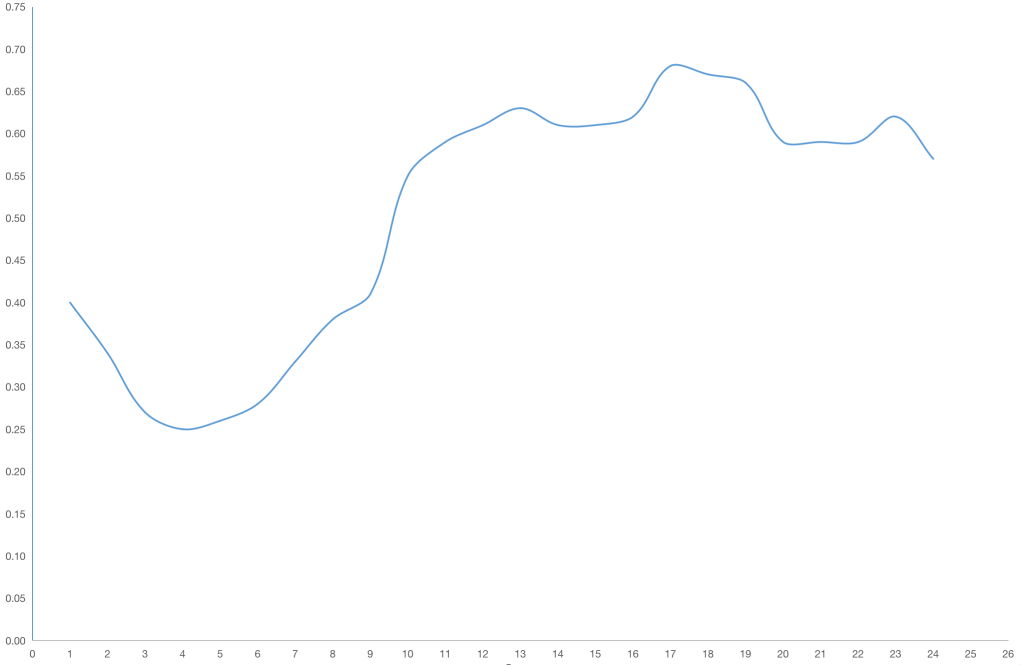
%> input picture test.jpg, 2040 x 1330 px (shown at 1/2 size)
$ octave p2t_v1.m   (GNU Octave 9; MATLAB toolbox functions it lacks are replaced by stand-ins)
%> lines starting %> are read from the running program, lines starting %| are printed output that depends on the picture
% 从图片中选择并导入
[filename, filepath] = uigetfile({'*.jpg;*.jpeg;*.png;*.bmp', 'Image Files (*.jpg,*.jpeg,*.png,*.bmp)'}, 'Select Image File');
%> the answer given: test.jpg
img = imread(fullfile(filepath, filename));
%> img is the input picture: size 1330x2040x3 uint8; mean R, G, B 253.9, 254.2, 254.4

% 转换为灰度图像
gray_img = rgb2gray(img);

% 边缘检测
edge_img = edge(gray_img,'Canny');
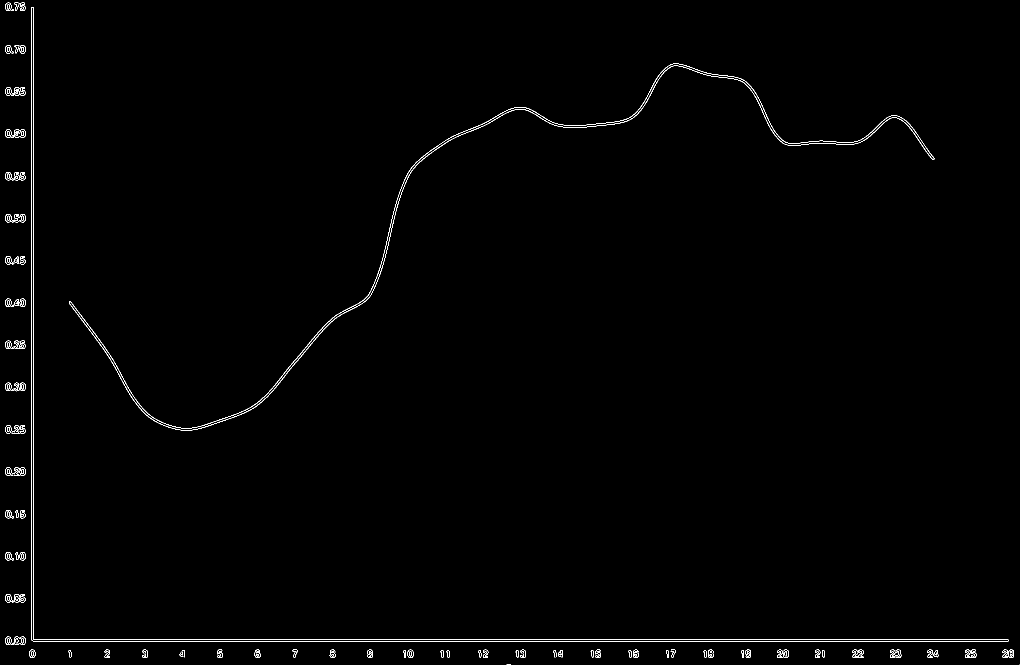
%> edge_img: size 1330x2040 logical (shown at 1/2 size); 0.67% white in thin lines or dots

% 霍夫变换提取直线
[H,T,R] = hough(edge_img);
%> T = 180 values from -90 to 89; R = 4869 values from -2434 to 2434
P = houghpeaks(H,20);
%> P = [1153 1; 2501 91]
lines = houghlines(edge_img,T,R,P,'FillGap',100,'MinLength',80);
%> lines = 2 lines; point1 to point2 (x, y): (12, 1283) to (2017, 1283), (67, 15) to (67, 1316)
% 从直线中筛选坐标轴和曲线
x_axis_line = [];
y_axis_line = [];
curve_lines = [];
for i = 1:length(lines)
    angle = abs(lines(i).theta);
    if isempty(angle)
        continue;
    end
    rho = abs(lines(i).rho);
    if angle < 15
        x_axis_line = lines(i);
    elseif angle > 60
        y_axis_line = lines(i);
    else
        curve_lines = [curve_lines; lines(i)];
    end
end
%> this loop made 2 passes
%> (angle, rho, y_axis_line) on pass 1: (90, 1282, 1 line; point1 to point2 (x, y): (12, 1283) to (2017, 1283))
%> (angle, rho, x_axis_line) on pass 2: (0, 66, 1 line; point1 to point2 (x, y): (67, 15) to (67, 1316))

% 显示筛选后的坐标轴和曲线
figure;
imshow(img);
hold on;
if ~isempty(x_axis_line)
    xy = [x_axis_line.point1; x_axis_line.point2];
%> xy = [67 15; 67 1316]
    plot(xy(:,1),xy(:,2),'LineWidth',2,'Color','green');
end
if ~isempty(y_axis_line)
    xy = [y_axis_line.point1; y_axis_line.point2];
%> xy = [12 1283; 2017 1283]
    plot(xy(:,1),xy(:,2),'LineWidth',2,'Color','red');
end
for i = 1:length(curve_lines)
    xy = [curve_lines(i).point1; curve_lines(i).point2];
    plot(xy(:,1),xy(:,2),'LineWidth',2,'Color','blue');
end
%> this loop made 0 passes
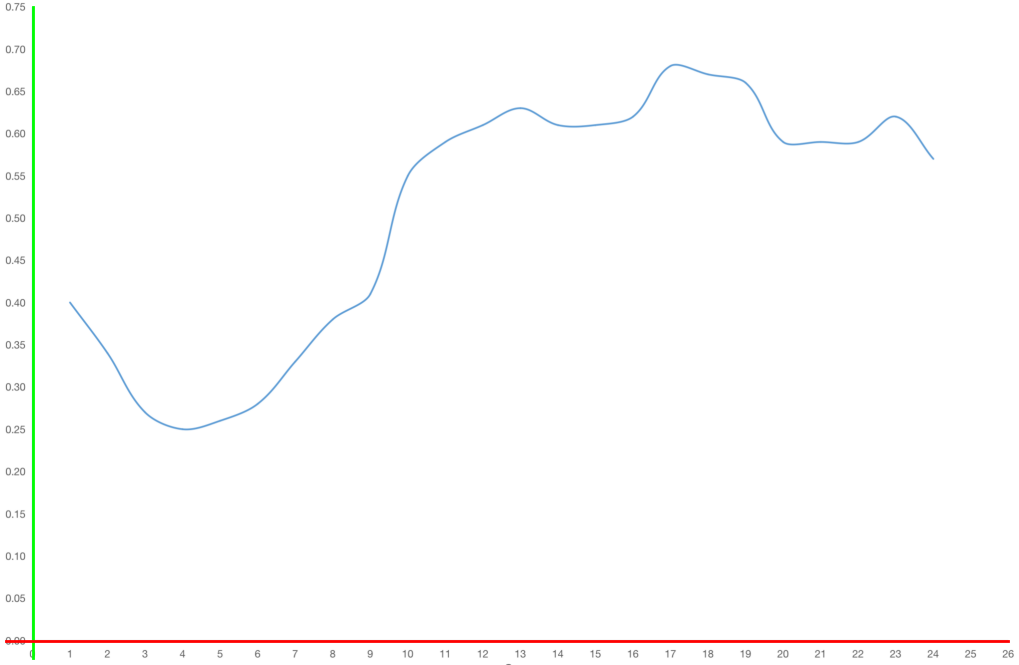
%> figure redrawn from the program's plot data; shown at 1/2 size

% 标记曲线
if ~isempty(curve_lines)
    xy = [curve_lines(1).point1; curve_lines(1).point2];
    plot(xy(:,1),xy(:,2),'LineWidth',2,'Color','yellow');
end

% 在曲线上采样
curve_xy = [];
for i = 1:length(curve_lines)
    xy = [curve_lines(i).point1; curve_lines(i).point2];
    [x, y] = get_curve_samples(xy, 100);
    curve_xy = [curve_xy; [x y]];
end
% 获取曲线上点对应的X轴和Y轴坐标
x_axis_rho = abs(x_axis_line.rho);
%> x_axis_rho = 66
y_axis_rho = abs(y_axis_line.rho);
%> y_axis_rho = 1282
x_points = [];
y_points = [];
for i = 1:size(curve_xy,1)
x = curve_xy(i,1);
y = curve_xy(i,2);
x_rho = xcosd(x_axis_line.theta) + ysind(x_axis_line.theta);
y_rho = xcosd(y_axis_line.theta) + ysind(y_axis_line.theta);
x_axis_dist = abs(x_rho - x_axis_rho);
y_axis_dist = abs(y_rho - y_axis_rho);
for i = 1:size(curve_xy,1)
    x = curve_xy(i,1);
    y = curve_xy(i,2);
    x_rho = xcosd(x_axis_line.theta) + ysind(x_axis_line.theta);
    y_rho = xcosd(y_axis_line.theta) + ysind(y_axis_line.theta);
    x_axis_dist = abs(x_rho - x_axis_rho);
    y_axis_dist = abs(y_rho - y_axis_rho);
    if x_axis_dist <= y_axis_dist
        x_points = [x_points; [x, x_rho]];
    else
        y_points = [y_points; [y_rho, y]];
    end
end
if x_axis_dist <= y_axis_dist
x_points = [x_points; [x, x_rho]];
else
y_points = [y_points; [y_rho, y]];
end
end

% 输出 x_points 变量信息
disp('x_points:');
disp(x_points);
%| [](0x0)

% 输出 y_points 变量信息
disp('y_points:');
disp(y_points);
%| [](0x0)
